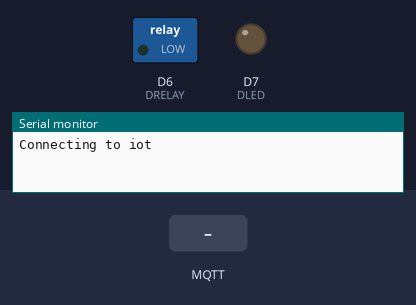
A sketch run on a simulated ESP8266 (NodeMCU). Shown: switched loads named in the sketch (green lamp = pin HIGH), output pins drawn as LEDs (lit = HIGH), the last lines printed to the serial monitor. The inputs (shaded band) are chosen by the test bench. WiFi joins after 1.5 s; servers stay silent unless stated; no MQTT or app messages arrive unless stated.

Above: at 0.1 s.
At 3.2 s:
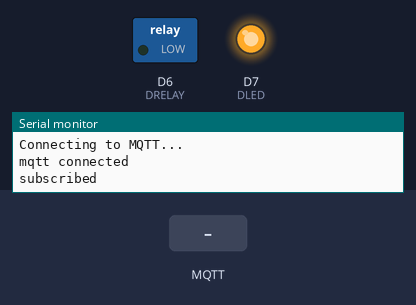
3.3 s: MQTT message "switch" arrives on the first subscribed topic
4.8 s: MQTT message "d0" arrives on the first subscribed topic
Timing chart, 0 to 7.8 s (numbered marks = the images above; inputs shaded):
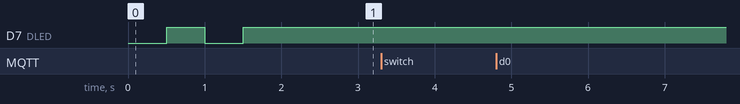

The sketch:

all-in-one-sonoff-mqtt.ino
```cpp
//#MQTT_MAX_PACKET_SIZE 255

#include <ESP8266WiFi.h>
#include <PubSubClient.h>

#define TOGGLE 3
#define DLED D7
#define DRELAY D6

//WIFI
const char* WIFI_SSID = "iot";
const char* WIFI_PASS = "12345678";

//MQTT
const char* MQTT_IP = "athletic-prawn.rmq.cloudamqp.com";
//const char* MQTT_IP = "broker.greuel.com.br";
const int   MQTT_PORT = 1883;
const char* MQTT_USER = "iot";
const char* MQTT_PASS = "iot";
const char* MQTT_DEVICE = "11111111-1111-1111-1111-111111111111";

void setup_wifi();
void reconnect_mqtt();
void setup_mqtt();
void callback_mqtt(char* topic, byte* payload, unsigned int length);
int getJustSwitch(String data);
int getPin(String data);
int getSwitch(String data);

WiFiClient client;
PubSubClient mqtt(MQTT_IP, MQTT_PORT, callback_mqtt, client);

void setup() {
	Serial.begin(115200);
  while(!Serial) { }

	//for(int pin = 0; pin <= 13; pin++) {
		pinMode(DLED, OUTPUT);
    pinMode(DRELAY, OUTPUT);
	//}

	setup_wifi();
	setup_mqtt();
}

void setup_wifi() {
  Serial.println();
  Serial.println();
  Serial.print("Connecting to ");
  Serial.println(WIFI_SSID);

  WiFi.begin(WIFI_SSID, WIFI_PASS);

  while (WiFi.status() != WL_CONNECTED) {
		digitalWrite(DLED, LOW);
    delay(500);
    Serial.print(".");
		Serial.println(WiFi.localIP());
    Serial.println(WiFi.status());
    digitalWrite(DLED, HIGH);
    delay(500);
  }
  Serial.println("");
  Serial.println("WiFi connected");

  Serial.println("Server started");

	Serial.print("ip:");
  Serial.println(WiFi.localIP());
}

void reconnect_mqtt() {
  while (!mqtt.connected()) {
    Serial.println("Connecting to MQTT...");

    if (mqtt.connect(MQTT_DEVICE, MQTT_USER, MQTT_PASS)) {
      Serial.println("mqtt connected");
    } else {
      Serial.print("failed with state ");
      Serial.print(mqtt.state());
      delay(2000);
    }
  }
}

void setup_mqtt() {
  reconnect_mqtt();
  if(mqtt.subscribe("telemetry/sensor")) {
    Serial.println("subscribed");
  }
}

void callback_mqtt(char* topic, byte* payload, unsigned int length) {
	String data = String((char*)payload);
  Serial.println(data.c_str());
	int justSwitch = getJustSwitch(data);
	int pin = getPin(data);
	int sw = getSwitch(data);

	if (justSwitch > 0) {
		digitalWriteWithToggle(DRELAY, sw);
		digitalWriteWithToggle(DLED, sw);
	} else {
		digitalWriteWithToggle(pin, sw);
	}
}

void digitalWriteWithToggle(int pin, int sw) {
	if (pin < 0 || sw < 0) return;

  if (sw == TOGGLE) {
    digitalWrite(pin, !digitalRead(pin));
  } else {
    digitalWrite(pin, sw);
  }
}

void loop() {
  reconnect_mqtt();
  mqtt.loop();
}

int getJustSwitch(String data) {
	if(data.indexOf("switch") > 1) return 1;
	return -1;
}

int getPin(String data) {
	if(data.indexOf("d0") > 1) return D0;
	if(data.indexOf("d1") > 1) return D1;
	if(data.indexOf("d2") > 1) return D2;
	if(data.indexOf("d3") > 1) return D3;
	if(data.indexOf("d4") > 1) return D4;
	if(data.indexOf("d5") > 1) return D5;
	if(data.indexOf("d6") > 1) return D6;
	if(data.indexOf("d7") > 1) return D7;
	if(data.indexOf("d8") > 1) return D8;
	if(data.indexOf("d9") > 1) return D9;
	if(data.indexOf("d10") > 1) return D10;

	return -1;
}

int getSwitch(String data) {
	if(data.indexOf("high") > 1) return HIGH;
	if(data.indexOf("low") > 1) return LOW;
  if(data.indexOf("toggle") > 1) return TOGGLE;
	return -1;
}
```
